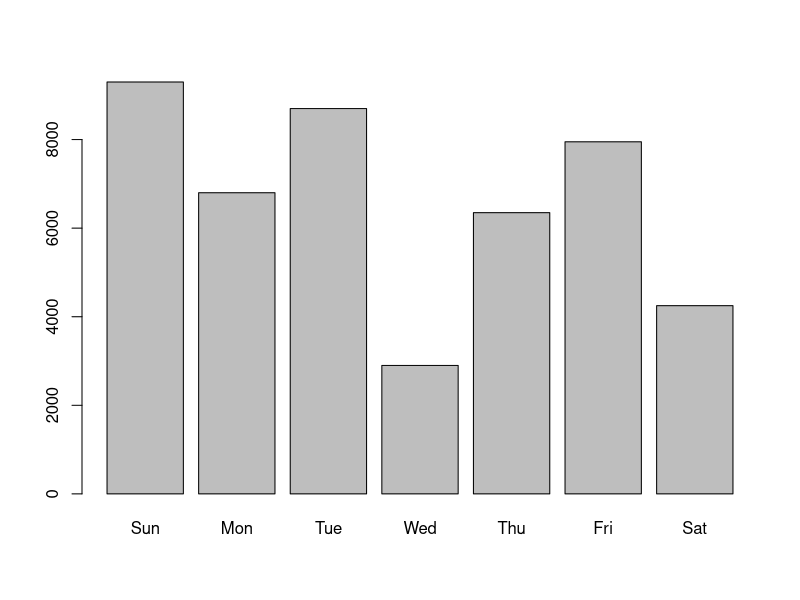
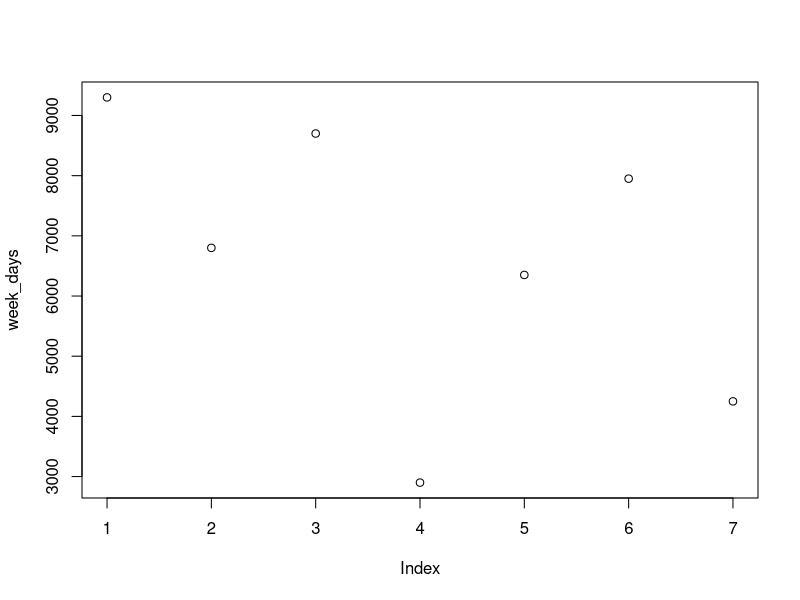

Recreate these plots in R, in order.
# Potential Questions to Answer:
# 1. Create snacks that the customers can buy and randomize who buys which snack
# 2. Pretend you own multiple theaters and run two simulations to represent each theater and plot the results
# 3. Create conditional statements for movies that may be PG-13 and children are not allowed to watch

# Cost for adults and children
ticket_cost <- 100 
  ticket_cost_child <- 50 
    movies <- c('Moana', 'Hangover', 'Swordsman', 'Titanik', 'Friend')  # List 5 of your favorite movies
    screens <-3  # How many screens does the theater have? (assume 1 per movie)
      seats <- 100 # How many seats does each theater hold
      week_days <- rep(0, 7)  # Store totals for each day
#      tot_rev_screen = rep(0,3) #Store totals for each screen
      
      
    # iterate through the week
    for (d in 1:7) {
      
      # Keep track of total revenue for the day
      total_day_revenue = 0
      
      # iterate through the amount of screens on a particular day
      for (s in 1:screens) {
        
        # Calculate  how many adults and children are watching the movie
        visitors_adults <- sample(seats, 1)
        visitors_children <- sample((seats - visitors_adults),1)
        
        # Calculate the revenue for adults and children
        revenue_adult = visitors_adults * ticket_cost 
        revenue_children= visitors_children * ticket_cost_child

        # Calculate revenue, and add to running total for the day
        total_screen_revenue= revenue_adult + revenue_children
         
      }
      # Save total to the corresponding day
      
       total_day_revenue[d] = total_day_revenue  + total_screen_revenue
       week_days[d]=total_day_revenue[d]
 
    }
    week_days
    # Make a barchart showing total revenue per day
  x= 1:7 # Assign x axis 
  ds = c("Sun", "Mon", "Tue", "Wed", "Thu", "Fri", "Sat")
  barplot(week_days, names.arg = c("Sun", "Mon", "Tue", "Wed", "Thu", "Fri", "Sat")) # we tried to show the x axis
    
    # Make any other chart
    plot(week_days)
    # Which day had the highest revenue?
    max(week_days)